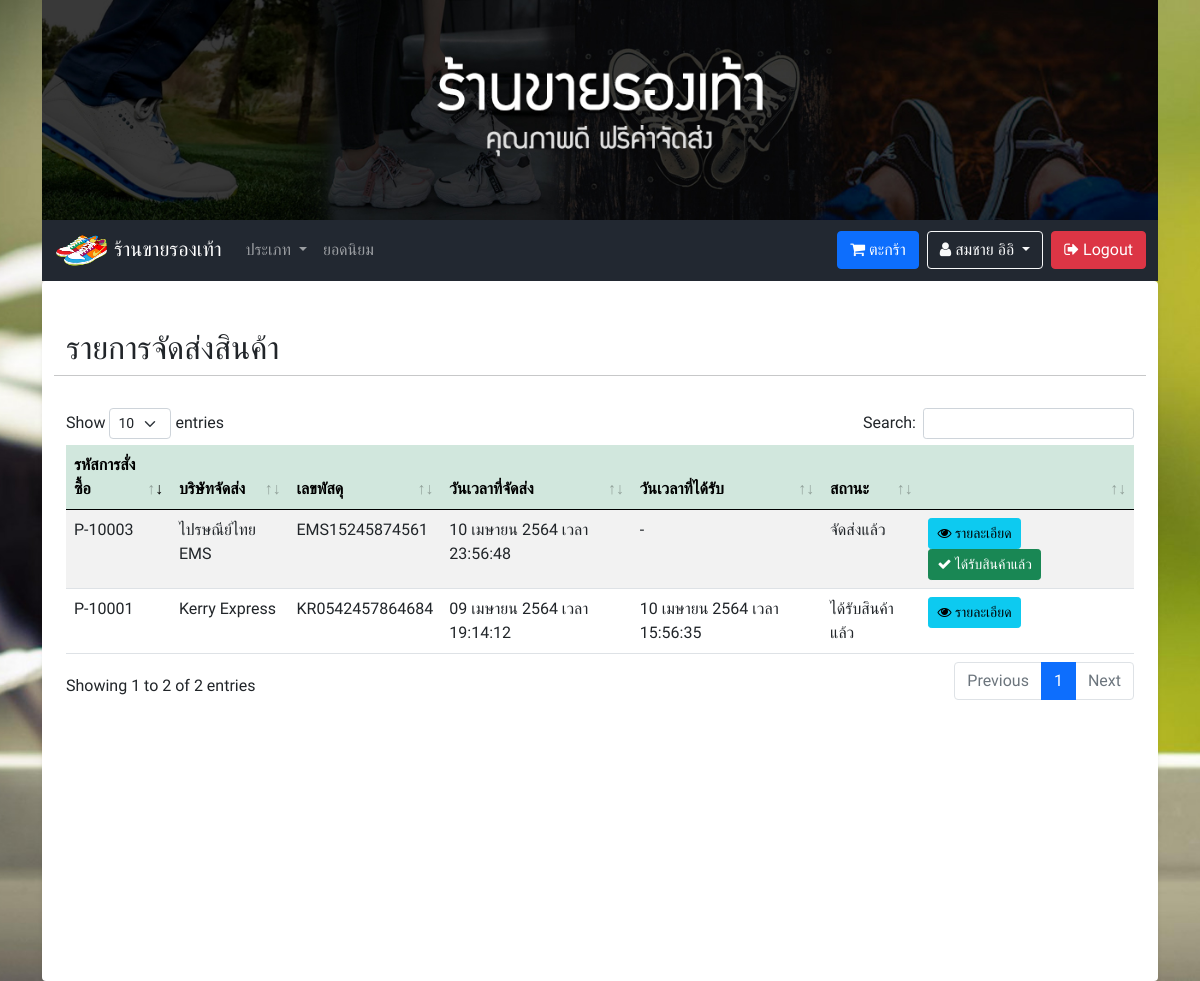
The app's page /member_shipment.php (signed in) with its own data.
### tables this page shows
CREATE TABLE `tbl_user` (
  `u_id` int(10) NOT NULL COMMENT 'ID',
  `u_username` varchar(255) NOT NULL COMMENT 'ชื่อผู้ใช้',
  `u_password` varchar(255) NOT NULL COMMENT 'รหัสผ่าน',
  `u_fname` varchar(255) NOT NULL COMMENT 'ชื่อ',
  `u_lname` varchar(255) NOT NULL COMMENT 'นามสกุล',
  `u_sex` varchar(50) NOT NULL COMMENT 'เพศ',
  `u_address` text NOT NULL COMMENT 'ที่อยู่',
  `u_email` varchar(255) NOT NULL COMMENT 'อีเมล์',
  `u_tel` varchar(10) NOT NULL COMMENT 'เบอร์โทร',
  `u_role` varchar(50) NOT NULL COMMENT 'บทบาท'
);

CREATE TABLE `tbl_shipment` (
  `sm_id` int(50) NOT NULL COMMENT 'ID',
  `sm_company` varchar(255) NOT NULL COMMENT 'บริษัทจัดส่ง',
  `sm_code` varchar(255) NOT NULL COMMENT 'เลขพัสดุ',
  `sm_date` varchar(255) NOT NULL COMMENT 'วันเวลาที่จัดส่ง',
  `sm_date_receive` varchar(255) NOT NULL COMMENT 'วันเวลาที่ได้รับ',
  `sm_pm_code` varchar(255) NOT NULL COMMENT 'รหัสการสั่งซื้อ',
  `sm_status` varchar(255) NOT NULL COMMENT 'สถานะ'
);

### functions.php (called while the page is built, shortened)
<?php
class ConnectDB
{
    protected $db;
    function __construct()
    {
        $DB_HOST = "localhost";
        $DB_USER = "root";
        $DB_PASS = "";
        $DB_NAME = "stoe_store";
        $con = new mysqli($DB_HOST, $DB_USER, $DB_PASS, $DB_NAME);
        $con->set_charset("utf8");
        $this->db = $con;
    }
    function query($data)
    {
        $result = $this->db->query($data);
        if ($result == true) {
            return $result;
        } else {
            echo "Error to query.!!";
        }
    }
}
class Member extends ConnectDB
{
    function memberGetById($id)
    {
        $result = $this->db->query("SELECT * FROM tbl_user WHERE u_id = '$id' AND u_role = 'member' ");
        $row = $result->fetch_all(MYSQLI_ASSOC);
        return $row;
    }
}
function ConvertDateToThai($datetime)
{
    $XdateTime = explode(" ", $datetime);
    $time = $XdateTime[1];
    $date = explode("-", $XdateTime[0]);
    $monthList = [
        "01" => "มกราคม",
        "02" => "กุมภาพันธ์",
        "03" => "มีนาคม",
        "04" => "เมษายน",
        "05" => "พฤษภาคม",
        "06" => "มิถุนายน",
        "07" => "กรกฎาคม",
        "08" => "สิงหาคม",
        "09" => "กันยายน",
        "10" => "ตุลาคม",
        "11" => "พฤศจิกายน",
        "12" => "ธันวาคม",
    ];
    return $date[2] . " " . $monthList[$date[1]] . " " . $date[0] + 543 . " เวลา " . $time;
}

### member_shipment.php (the view, shortened to what this page needs)
<?php
include('header.php');
?>
</head>
<?php
$obj = new ConnectDB();
$objModal = new ConnectDB();
if (isset($_GET['display'])) {
    switch ($_GET['display']) {
        case 'success':
            $result = $obj->query("SELECT * FROM tbl_shipment as sm INNER JOIN tbl_payment AS pm ON sm.sm_pm_code = pm.pm_code INNER JOIN tbl_user as u ON pm.pm_u_id = u.u_id WHERE sm.sm_status = 'จัดส่งแล้ว' AND  pm.pm_u_id = '".$_SESSION['user']['id']."' ");
            break;
        case 'wait':
            $result = $obj->query("SELECT * FROM tbl_shipment as sm INNER JOIN tbl_payment AS pm ON sm.sm_pm_code = pm.pm_code INNER JOIN tbl_user as u ON pm.pm_u_id = u.u_id WHERE sm.sm_status = 'รอดำเนินการ' AND  pm.pm_u_id = '".$_SESSION['user']['id']."'  ");
            break;
    }
} else {
    $result = $obj->query("SELECT * FROM tbl_shipment as sm INNER JOIN tbl_payment AS pm ON sm.sm_pm_code = pm.pm_code INNER JOIN tbl_user as u ON pm.pm_u_id = u.u_id WHERE pm.pm_u_id = '".$_SESSION['user']['id']."' ");
}
?>
<body class="bgc-gray bgm-stoes">
    <?php include('navbar.php'); ?>
    <div class="container p-4 pb-5 bgc-white shadow-sm rounded min-height">
        <div class="row my-4">
            <h2>รายการจัดส่งสินค้า</h2>
            <hr>
            <table id="dtb" class="table table-striped table-hover" style="width:100%">
                <thead>
                    <tr class="table-success">
                        <th>รหัสการสั่งซื้อ</th>
                        <th>บริษัทจัดส่ง</th>
                        <th>เลขพัสดุ</th>
                        <th>วันเวลาที่จัดส่ง</th>
                        <th>วันเวลาที่ได้รับ</th>
                        <th>สถานะ</th>
                        <th></th>
                    </tr>
                </thead>
                <tbody>
                    <?php while ($row = $result->fetch_array()) { ?>
                        <tr>
                            <td><?= $row['sm_pm_code']; ?></td>
                            <td><?php if(empty($row['sm_company'])){echo'-';}else{echo $row['sm_company'];} ?></td>
                            <td><?php if(empty($row['sm_code'])){echo'-';}else{echo $row['sm_code'];} ?></td>
                            <td><?php if(empty($row['sm_date'])){echo'-';}else{echo ConvertDateToThai($row['sm_date']);} ?></td>
                            <td><?php if(empty($row['sm_date_receive'])){echo'-';}else{echo ConvertDateToThai($row['sm_date_receive']);} ?></td>
                            <td><?= $row['sm_status']; ?></td>
                            <td width="20%">
                                <?php if (isset($_GET['display']) && $_GET['display'] == 'success') { ?>
                                    <button class="btn btn-sm btn-info m-0" type="button" data-bs-toggle="modal" data-bs-target="#Modal<?= $row['pm_id'] ?>"><i class="fa fa-eye" aria-hidden="true"></i> รายละเอียด</button>
                                <?php } else if (isset($_GET['display']) && $_GET['display'] == 'delete') { ?>
                                    <button class="btn btn-sm btn-info m-0" type="button" data-bs-toggle="modal" data-bs-target="#Modal<?= $row['pm_id'] ?>"><i class="fa fa-eye" aria-hidden="true"></i> รายละเอียด</button>
                                <?php } else { ?>
                                    <button class="btn btn-sm btn-info m-0" type="button" data-bs-toggle="modal" data-bs-target="#Modal<?= $row['pm_id'] ?>"><i class="fa fa-eye" aria-hidden="true"></i> รายละเอียด</button>
                                    <?php if($row['sm_status'] == 'จัดส่งแล้ว'){ ?>
                                        <a href="?action=accept&id=<?= $row['sm_id']; ?>" class="btn btn-success btn-sm" onclick="return confirm('ยืนยัน?');"><i class="fa fa-check" aria-hidden="true" ></i> ได้รับสินค้าแล้ว</a>
                                    <?php } ?>
                                <?php } ?>
                            </td>
                        </tr>
                                                    <?php
                                                    $resultModal = $objModal->query("SELECT * FROM tbl_payment_list as pl INNER JOIN tbl_cargo as cg ON pl.pl_cg_id=cg.cg_id WHERE  pl.pl_pm_code = '" . $row['pm_code'] . "' ");
                                                    ?>
                    <?php } ?>
                </tbody>
            </table>
        </div>
    </div>
    <?php include('call_datatable.php'); ?>
    <?php include('footer.php'); ?>

### navbar.php (shortened to what this page needs)
<div class="container">
    <img src="img/banner.jpg" style="width:100%;max-height:250px;min-height:150px;" class="img-fluid">
    <nav class="navbar navbar-expand-lg navbar-dark sticky-top">
        <div class="container">
            <a class="navbar-brand" href="index.php"><img src="img/logo.png" style="height:35px;width:55px;"> ร้านขายรองเท้า</a>
            <div class="collapse navbar-collapse" id="navbarSupportedContent">
                <ul class="navbar-nav me-auto mb-2 mb-lg-0">
                    <li class="nav-item dropdown">
                        <a class="nav-link dropdown-toggle" href="#" id="navbarDropdown" role="button" data-bs-toggle="dropdown" aria-expanded="false">
                            ประเภท
                        </a>
                    </li>
                    <li class="nav-item">
                        <a class="nav-link" href="index.php?popular">ยอดนิยม <sup><img src="img/hot.gif" style="width:25px;"></sup></a>
                    </li>
                </ul>
                <ul class="navbar-nav d-flex">
                    <?php
                    if (isset($_SESSION['user']['role']) && $_SESSION['user']['role'] == 'member') { ?>
                        <a href="member_cart.php" class="btn btn-primary me-2"><i class="fa fa-shopping-cart" aria-hidden="true"></i> ตะกร้า</a>
                        <?php
                        $obj_fetchNameNav = new Member();
                        $row_fetchNameNav = $obj_fetchNameNav->memberGetById($_SESSION['user']['id']);
                        ?>
                        <div class="dropdown me-2">
                            <button class="btn btn-outline-light dropdown-toggle" type="button" id="dropdownMenuButton1" data-bs-toggle="dropdown" aria-expanded="false">
                                <i class="fa fa-user" aria-hidden="true"></i> <?= $row_fetchNameNav[0]['u_fname'] . ' ' . $row_fetchNameNav[0]['u_lname'] ?>
                            </button>
                        </div>
                        <a href="logout.php" class="btn btn-danger"><i class="fa fa-sign-out" aria-hidden="true"></i> Logout</a>
                    <?php
                    } else if (isset($_SESSION['user']['role']) && $_SESSION['user']['role'] == 'admin') { ?>
                        <a href="logout.php" class="btn btn-danger"><i class="fa fa-sign-out" aria-hidden="true"></i> Logout</a>
                    <?php } else { ?>
                        <a href="login.php" class="btn btn-success me-2"><i class="fa fa-sign-in" aria-hidden="true"></i> Login</a>
                        <a href="register.php" class="btn btn-primary"><i class="fa fa-plus-circle" aria-hidden="true"></i> สมัครสมาชิก</a>
                    <?php } ?>
                </ul>
            </div>
        </div>
    </nav>

### css/style.css (style rules this page uses)
* { font-family: "Chakra Petch", sans-serif; }
nav.navbar { background-color: #222831 !important; }
.bgc-gray { background-color: #eee; }
.bgc-white { background-color: #fff; }
.min-height { min-height: 700px; height: auto; }
.bgm-stoes { background: url("../img/bg.jpg") no-repeat center center fixed; -webkit-background-size: cover; -moz-background-size: cover; -o-background-size: cover; background-size: cover; }

### records on screen
tbl_user: u_fname "สมชาย", u_lname "อิอิ"
tbl_shipment: sm_pm_code "P-10001", sm_company "Kerry Express", sm_code "KR0542457864684", sm_date "09 เมษายน 2564 เวลา 19:14:12", sm_date_receive "10 เมษายน 2564 เวลา 15:56:35", sm_status "ได้รับสินค้าแล้ว"
tbl_shipment: sm_pm_code "P-10003", sm_company "ไปรษณีย์ไทย EMS", sm_code "EMS15245874561", sm_date "10 เมษายน 2564 เวลา 23:56:48", sm_status "จัดส่งแล้ว"
